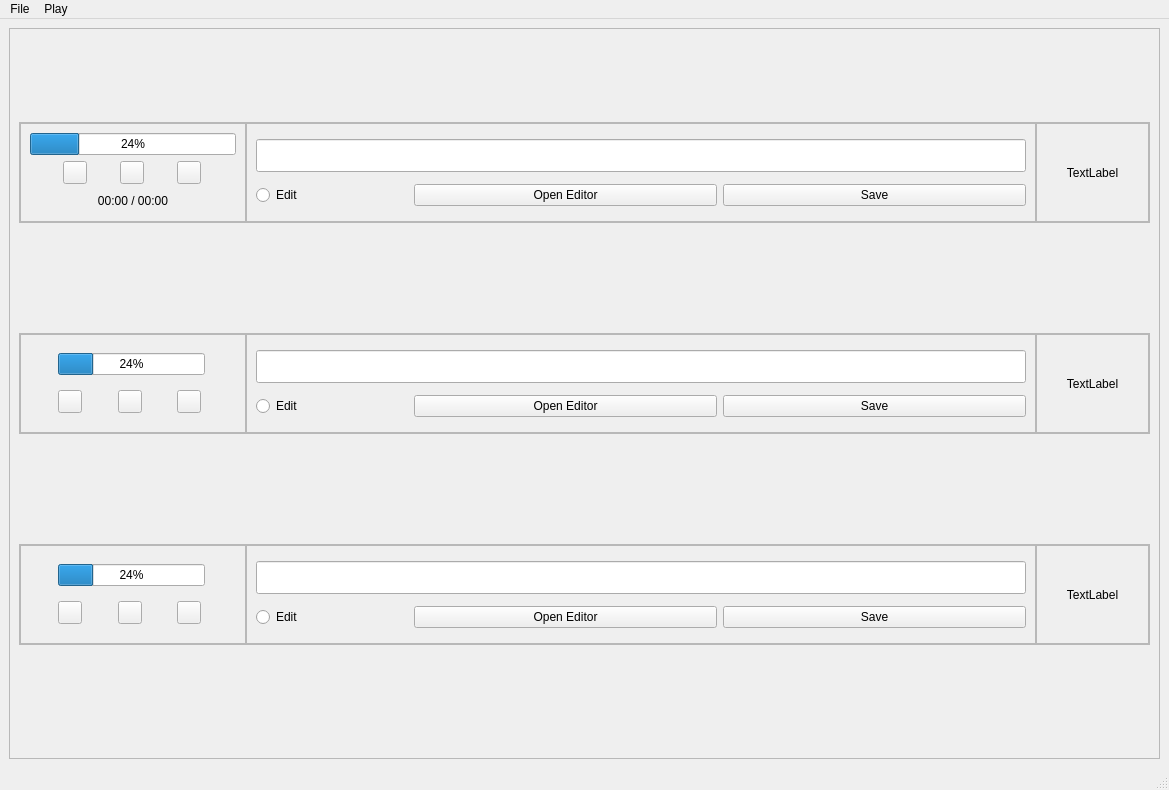
<?xml version="1.0" encoding="UTF-8"?>
<ui version="4.0">
 <class>MainWindow</class>
 <widget class="QMainWindow" name="MainWindow">
  <property name="geometry">
   <rect>
    <x>0</x>
    <y>0</y>
    <width>1169</width>
    <height>790</height>
   </rect>
  </property>
  <property name="windowTitle">
   <string>MainWindow</string>
  </property>
  <widget class="QWidget" name="centralwidget">
   <layout class="QGridLayout" name="gridLayout">
    <item row="0" column="0">
     <widget class="QScrollArea" name="scrollArea">
      <property name="enabled">
       <bool>true</bool>
      </property>
      <property name="widgetResizable">
       <bool>true</bool>
      </property>
      <widget class="QWidget" name="scrollAreaWidgetContents">
       <property name="geometry">
        <rect>
         <x>0</x>
         <y>0</y>
         <width>1149</width>
         <height>726</height>
        </rect>
       </property>
       <layout class="QVBoxLayout" name="verticalLayout">
        <item>
         <widget class="QFrame" name="frame_3">
          <property name="enabled">
           <bool>true</bool>
          </property>
          <property name="sizePolicy">
           <sizepolicy hsizetype="Minimum" vsizetype="Fixed">
            <horstretch>0</horstretch>
            <verstretch>0</verstretch>
           </sizepolicy>
          </property>
          <property name="minimumSize">
           <size>
            <width>900</width>
            <height>101</height>
           </size>
          </property>
          <property name="frameShape">
           <enum>QFrame::StyledPanel</enum>
          </property>
          <property name="frameShadow">
           <enum>QFrame::Raised</enum>
          </property>
          <layout class="QHBoxLayout" name="horizontalLayout">
           <property name="spacing">
            <number>0</number>
           </property>
           <property name="leftMargin">
            <number>0</number>
           </property>
           <property name="topMargin">
            <number>0</number>
           </property>
           <property name="rightMargin">
            <number>0</number>
           </property>
           <property name="bottomMargin">
            <number>0</number>
           </property>
           <item>
            <widget class="QFrame" name="frame_2">
             <property name="sizePolicy">
              <sizepolicy hsizetype="Preferred" vsizetype="Preferred">
               <horstretch>20</horstretch>
               <verstretch>0</verstretch>
              </sizepolicy>
             </property>
             <property name="frameShape">
              <enum>QFrame::StyledPanel</enum>
             </property>
             <property name="frameShadow">
              <enum>QFrame::Raised</enum>
             </property>
             <layout class="QGridLayout" name="gridLayout_2">
              <item row="2" column="0">
               <widget class="QFrame" name="frame">
                <property name="frameShape">
                 <enum>QFrame::NoFrame</enum>
                </property>
                <property name="frameShadow">
                 <enum>QFrame::Raised</enum>
                </property>
                <layout class="QHBoxLayout" name="horizontalLayout_2">
                 <property name="spacing">
                  <number>0</number>
                 </property>
                 <property name="leftMargin">
                  <number>0</number>
                 </property>
                 <property name="topMargin">
                  <number>0</number>
                 </property>
                 <property name="rightMargin">
                  <number>0</number>
                 </property>
                 <property name="bottomMargin">
                  <number>0</number>
                 </property>
                 <item>
                  <widget class="QToolButton" name="toolButton">
                   <property name="text">
                    <string/>
                   </property>
                  </widget>
                 </item>
                 <item>
                  <widget class="QToolButton" name="toolButton_3">
                   <property name="text">
                    <string/>
                   </property>
                  </widget>
                 </item>
                 <item>
                  <widget class="QToolButton" name="toolButton_2">
                   <property name="text">
                    <string/>
                   </property>
                  </widget>
                 </item>
                </layout>
               </widget>
              </item>
              <item row="0" column="0">
               <widget class="QProgressBar" name="progressBar">
                <property name="value">
                 <number>24</number>
                </property>
               </widget>
              </item>
              <item row="3" column="0">
               <widget class="QLabel" name="label_2">
                <property name="font">
                 <font>
                  <pointsize>9</pointsize>
                 </font>
                </property>
                <property name="text">
                 <string>00:00 / 00:00</string>
                </property>
                <property name="alignment">
                 <set>Qt::AlignCenter</set>
                </property>
               </widget>
              </item>
             </layout>
            </widget>
           </item>
           <item>
            <widget class="QFrame" name="frame_4">
             <property name="enabled">
              <bool>true</bool>
             </property>
             <property name="sizePolicy">
              <sizepolicy hsizetype="Preferred" vsizetype="Preferred">
               <horstretch>70</horstretch>
               <verstretch>0</verstretch>
              </sizepolicy>
             </property>
             <property name="autoFillBackground">
              <bool>false</bool>
             </property>
             <property name="frameShape">
              <enum>QFrame::StyledPanel</enum>
             </property>
             <property name="frameShadow">
              <enum>QFrame::Raised</enum>
             </property>
             <layout class="QGridLayout" name="gridLayout_4">
              <item row="1" column="2">
               <widget class="QPushButton" name="pushButton_2">
                <property name="sizePolicy">
                 <sizepolicy hsizetype="Preferred" vsizetype="Fixed">
                  <horstretch>40</horstretch>
                  <verstretch>0</verstretch>
                 </sizepolicy>
                </property>
                <property name="text">
                 <string>Save</string>
                </property>
               </widget>
              </item>
              <item row="0" column="0" colspan="3">
               <widget class="QLineEdit" name="lineEdit">
                <property name="font">
                 <font>
                  <pointsize>16</pointsize>
                 </font>
                </property>
               </widget>
              </item>
              <item row="1" column="0">
               <widget class="QRadioButton" name="radioButton">
                <property name="sizePolicy">
                 <sizepolicy hsizetype="Minimum" vsizetype="Fixed">
                  <horstretch>20</horstretch>
                  <verstretch>0</verstretch>
                 </sizepolicy>
                </property>
                <property name="text">
                 <string>Edit</string>
                </property>
               </widget>
              </item>
              <item row="1" column="1">
               <widget class="QPushButton" name="pushButton">
                <property name="sizePolicy">
                 <sizepolicy hsizetype="Preferred" vsizetype="Fixed">
                  <horstretch>40</horstretch>
                  <verstretch>0</verstretch>
                 </sizepolicy>
                </property>
                <property name="text">
                 <string>Open Editor</string>
                </property>
               </widget>
              </item>
             </layout>
            </widget>
           </item>
           <item>
            <widget class="QFrame" name="frame_5">
             <property name="sizePolicy">
              <sizepolicy hsizetype="Preferred" vsizetype="Preferred">
               <horstretch>10</horstretch>
               <verstretch>0</verstretch>
              </sizepolicy>
             </property>
             <property name="frameShape">
              <enum>QFrame::StyledPanel</enum>
             </property>
             <property name="frameShadow">
              <enum>QFrame::Raised</enum>
             </property>
             <layout class="QGridLayout" name="gridLayout_5">
              <item row="0" column="0">
               <widget class="QLabel" name="label">
                <property name="text">
                 <string>TextLabel</string>
                </property>
                <property name="alignment">
                 <set>Qt::AlignCenter</set>
                </property>
               </widget>
              </item>
             </layout>
            </widget>
           </item>
          </layout>
         </widget>
        </item>
        <item>
         <spacer name="verticalSpacer">
          <property name="orientation">
           <enum>Qt::Vertical</enum>
          </property>
          <property name="sizeType">
           <enum>QSizePolicy::Fixed</enum>
          </property>
          <property name="sizeHint" stdset="0">
           <size>
            <width>20</width>
            <height>20</height>
           </size>
          </property>
         </spacer>
        </item>
        <item>
         <widget class="QFrame" name="frame_40">
          <property name="enabled">
           <bool>true</bool>
          </property>
          <property name="sizePolicy">
           <sizepolicy hsizetype="Minimum" vsizetype="Fixed">
            <horstretch>0</horstretch>
            <verstretch>0</verstretch>
           </sizepolicy>
          </property>
          <property name="minimumSize">
           <size>
            <width>900</width>
            <height>101</height>
           </size>
          </property>
          <property name="frameShape">
           <enum>QFrame::StyledPanel</enum>
          </property>
          <property name="frameShadow">
           <enum>QFrame::Raised</enum>
          </property>
          <layout class="QHBoxLayout" name="horizontalLayout_13">
           <property name="spacing">
            <number>0</number>
           </property>
           <property name="leftMargin">
            <number>0</number>
           </property>
           <property name="topMargin">
            <number>0</number>
           </property>
           <property name="rightMargin">
            <number>0</number>
           </property>
           <property name="bottomMargin">
            <number>0</number>
           </property>
           <item>
            <widget class="QFrame" name="frame_44">
             <property name="sizePolicy">
              <sizepolicy hsizetype="Preferred" vsizetype="Preferred">
               <horstretch>20</horstretch>
               <verstretch>0</verstretch>
              </sizepolicy>
             </property>
             <property name="frameShape">
              <enum>QFrame::StyledPanel</enum>
             </property>
             <property name="frameShadow">
              <enum>QFrame::Raised</enum>
             </property>
             <layout class="QGridLayout" name="gridLayout_39">
              <item row="0" column="0" colspan="3">
               <widget class="QProgressBar" name="progressBar_13">
                <property name="value">
                 <number>24</number>
                </property>
               </widget>
              </item>
              <item row="1" column="0">
               <widget class="QToolButton" name="toolButton_37">
                <property name="text">
                 <string/>
                </property>
               </widget>
              </item>
              <item row="1" column="1">
               <widget class="QToolButton" name="toolButton_38">
                <property name="text">
                 <string/>
                </property>
               </widget>
              </item>
              <item row="1" column="2">
               <widget class="QToolButton" name="toolButton_39">
                <property name="text">
                 <string/>
                </property>
               </widget>
              </item>
             </layout>
            </widget>
           </item>
           <item>
            <widget class="QFrame" name="frame_48">
             <property name="enabled">
              <bool>true</bool>
             </property>
             <property name="sizePolicy">
              <sizepolicy hsizetype="Preferred" vsizetype="Preferred">
               <horstretch>70</horstretch>
               <verstretch>0</verstretch>
              </sizepolicy>
             </property>
             <property name="autoFillBackground">
              <bool>false</bool>
             </property>
             <property name="frameShape">
              <enum>QFrame::StyledPanel</enum>
             </property>
             <property name="frameShadow">
              <enum>QFrame::Raised</enum>
             </property>
             <layout class="QGridLayout" name="gridLayout_40">
              <item row="1" column="2">
               <widget class="QPushButton" name="pushButton_25">
                <property name="sizePolicy">
                 <sizepolicy hsizetype="Preferred" vsizetype="Fixed">
                  <horstretch>40</horstretch>
                  <verstretch>0</verstretch>
                 </sizepolicy>
                </property>
                <property name="text">
                 <string>Save</string>
                </property>
               </widget>
              </item>
              <item row="0" column="0" colspan="3">
               <widget class="QLineEdit" name="lineEdit_13">
                <property name="font">
                 <font>
                  <pointsize>16</pointsize>
                 </font>
                </property>
               </widget>
              </item>
              <item row="1" column="0">
               <widget class="QRadioButton" name="radioButton_13">
                <property name="sizePolicy">
                 <sizepolicy hsizetype="Minimum" vsizetype="Fixed">
                  <horstretch>20</horstretch>
                  <verstretch>0</verstretch>
                 </sizepolicy>
                </property>
                <property name="text">
                 <string>Edit</string>
                </property>
               </widget>
              </item>
              <item row="1" column="1">
               <widget class="QPushButton" name="pushButton_26">
                <property name="sizePolicy">
                 <sizepolicy hsizetype="Preferred" vsizetype="Fixed">
                  <horstretch>40</horstretch>
                  <verstretch>0</verstretch>
                 </sizepolicy>
                </property>
                <property name="text">
                 <string>Open Editor</string>
                </property>
               </widget>
              </item>
             </layout>
            </widget>
           </item>
           <item>
            <widget class="QFrame" name="frame_49">
             <property name="sizePolicy">
              <sizepolicy hsizetype="Preferred" vsizetype="Preferred">
               <horstretch>10</horstretch>
               <verstretch>0</verstretch>
              </sizepolicy>
             </property>
             <property name="frameShape">
              <enum>QFrame::StyledPanel</enum>
             </property>
             <property name="frameShadow">
              <enum>QFrame::Raised</enum>
             </property>
             <layout class="QGridLayout" name="gridLayout_41">
              <item row="0" column="0">
               <widget class="QLabel" name="label_13">
                <property name="text">
                 <string>TextLabel</string>
                </property>
                <property name="alignment">
                 <set>Qt::AlignCenter</set>
                </property>
               </widget>
              </item>
             </layout>
            </widget>
           </item>
          </layout>
         </widget>
        </item>
        <item>
         <spacer name="verticalSpacer_7">
          <property name="orientation">
           <enum>Qt::Vertical</enum>
          </property>
          <property name="sizeType">
           <enum>QSizePolicy::Fixed</enum>
          </property>
          <property name="sizeHint" stdset="0">
           <size>
            <width>20</width>
            <height>20</height>
           </size>
          </property>
         </spacer>
        </item>
        <item>
         <widget class="QFrame" name="frame_50">
          <property name="enabled">
           <bool>true</bool>
          </property>
          <property name="sizePolicy">
           <sizepolicy hsizetype="Minimum" vsizetype="Fixed">
            <horstretch>0</horstretch>
            <verstretch>0</verstretch>
           </sizepolicy>
          </property>
          <property name="minimumSize">
           <size>
            <width>900</width>
            <height>101</height>
           </size>
          </property>
          <property name="frameShape">
           <enum>QFrame::StyledPanel</enum>
          </property>
          <property name="frameShadow">
           <enum>QFrame::Raised</enum>
          </property>
          <layout class="QHBoxLayout" name="horizontalLayout_14">
           <property name="spacing">
            <number>0</number>
           </property>
           <property name="leftMargin">
            <number>0</number>
           </property>
           <property name="topMargin">
            <number>0</number>
           </property>
           <property name="rightMargin">
            <number>0</number>
           </property>
           <property name="bottomMargin">
            <number>0</number>
           </property>
           <item>
            <widget class="QFrame" name="frame_51">
             <property name="sizePolicy">
              <sizepolicy hsizetype="Preferred" vsizetype="Preferred">
               <horstretch>20</horstretch>
               <verstretch>0</verstretch>
              </sizepolicy>
             </property>
             <property name="frameShape">
              <enum>QFrame::StyledPanel</enum>
             </property>
             <property name="frameShadow">
              <enum>QFrame::Raised</enum>
             </property>
             <layout class="QGridLayout" name="gridLayout_42">
              <item row="0" column="0" colspan="3">
               <widget class="QProgressBar" name="progressBar_14">
                <property name="value">
                 <number>24</number>
                </property>
               </widget>
              </item>
              <item row="1" column="0">
               <widget class="QToolButton" name="toolButton_40">
                <property name="text">
                 <string/>
                </property>
               </widget>
              </item>
              <item row="1" column="1">
               <widget class="QToolButton" name="toolButton_41">
                <property name="text">
                 <string/>
                </property>
               </widget>
              </item>
              <item row="1" column="2">
               <widget class="QToolButton" name="toolButton_42">
                <property name="text">
                 <string/>
                </property>
               </widget>
              </item>
             </layout>
            </widget>
           </item>
           <item>
            <widget class="QFrame" name="frame_52">
             <property name="enabled">
              <bool>true</bool>
             </property>
             <property name="sizePolicy">
              <sizepolicy hsizetype="Preferred" vsizetype="Preferred">
               <horstretch>70</horstretch>
               <verstretch>0</verstretch>
              </sizepolicy>
             </property>
             <property name="autoFillBackground">
              <bool>false</bool>
             </property>
             <property name="frameShape">
              <enum>QFrame::StyledPanel</enum>
             </property>
             <property name="frameShadow">
              <enum>QFrame::Raised</enum>
             </property>
             <layout class="QGridLayout" name="gridLayout_43">
              <item row="1" column="2">
               <widget class="QPushButton" name="pushButton_27">
                <property name="sizePolicy">
                 <sizepolicy hsizetype="Preferred" vsizetype="Fixed">
                  <horstretch>40</horstretch>
                  <verstretch>0</verstretch>
                 </sizepolicy>
                </property>
                <property name="text">
                 <string>Save</string>
                </property>
               </widget>
              </item>
              <item row="0" column="0" colspan="3">
               <widget class="QLineEdit" name="lineEdit_14">
                <property name="font">
                 <font>
                  <pointsize>16</pointsize>
                 </font>
                </property>
               </widget>
              </item>
              <item row="1" column="0">
               <widget class="QRadioButton" name="radioButton_14">
                <property name="sizePolicy">
                 <sizepolicy hsizetype="Minimum" vsizetype="Fixed">
                  <horstretch>20</horstretch>
                  <verstretch>0</verstretch>
                 </sizepolicy>
                </property>
                <property name="text">
                 <string>Edit</string>
                </property>
               </widget>
              </item>
              <item row="1" column="1">
               <widget class="QPushButton" name="pushButton_28">
                <property name="sizePolicy">
                 <sizepolicy hsizetype="Preferred" vsizetype="Fixed">
                  <horstretch>40</horstretch>
                  <verstretch>0</verstretch>
                 </sizepolicy>
                </property>
                <property name="text">
                 <string>Open Editor</string>
                </property>
               </widget>
              </item>
             </layout>
            </widget>
           </item>
           <item>
            <widget class="QFrame" name="frame_53">
             <property name="sizePolicy">
              <sizepolicy hsizetype="Preferred" vsizetype="Preferred">
               <horstretch>10</horstretch>
               <verstretch>0</verstretch>
              </sizepolicy>
             </property>
             <property name="frameShape">
              <enum>QFrame::StyledPanel</enum>
             </property>
             <property name="frameShadow">
              <enum>QFrame::Raised</enum>
             </property>
             <layout class="QGridLayout" name="gridLayout_44">
              <item row="0" column="0">
               <widget class="QLabel" name="label_14">
                <property name="text">
                 <string>TextLabel</string>
                </property>
                <property name="alignment">
                 <set>Qt::AlignCenter</set>
                </property>
               </widget>
              </item>
             </layout>
            </widget>
           </item>
          </layout>
         </widget>
        </item>
        <item>
         <spacer name="verticalSpacer_8">
          <property name="orientation">
           <enum>Qt::Vertical</enum>
          </property>
          <property name="sizeType">
           <enum>QSizePolicy::Fixed</enum>
          </property>
          <property name="sizeHint" stdset="0">
           <size>
            <width>20</width>
            <height>20</height>
           </size>
          </property>
         </spacer>
        </item>
       </layout>
      </widget>
     </widget>
    </item>
   </layout>
  </widget>
  <widget class="QMenuBar" name="menubar">
   <property name="geometry">
    <rect>
     <x>0</x>
     <y>0</y>
     <width>1169</width>
     <height>22</height>
    </rect>
   </property>
   <widget class="QMenu" name="menuFile">
    <property name="title">
     <string>File</string>
    </property>
    <addaction name="actionOpen"/>
    <addaction name="actionSave"/>
   </widget>
   <widget class="QMenu" name="menuPlay">
    <property name="title">
     <string>Play</string>
    </property>
    <addaction name="actionPlay_Selected"/>
    <addaction name="actionPlay_All"/>
   </widget>
   <addaction name="menuFile"/>
   <addaction name="menuPlay"/>
  </widget>
  <widget class="QStatusBar" name="statusbar"/>
  <action name="actionOpen">
   <property name="text">
    <string>Open</string>
   </property>
  </action>
  <action name="actionSave">
   <property name="text">
    <string>Save</string>
   </property>
  </action>
  <action name="actionPlay_Selected">
   <property name="text">
    <string>Play Selected</string>
   </property>
  </action>
  <action name="actionPlay_All">
   <property name="text">
    <string>Play All</string>
   </property>
  </action>
 </widget>
 <resources/>
 <connections/>
</ui>
